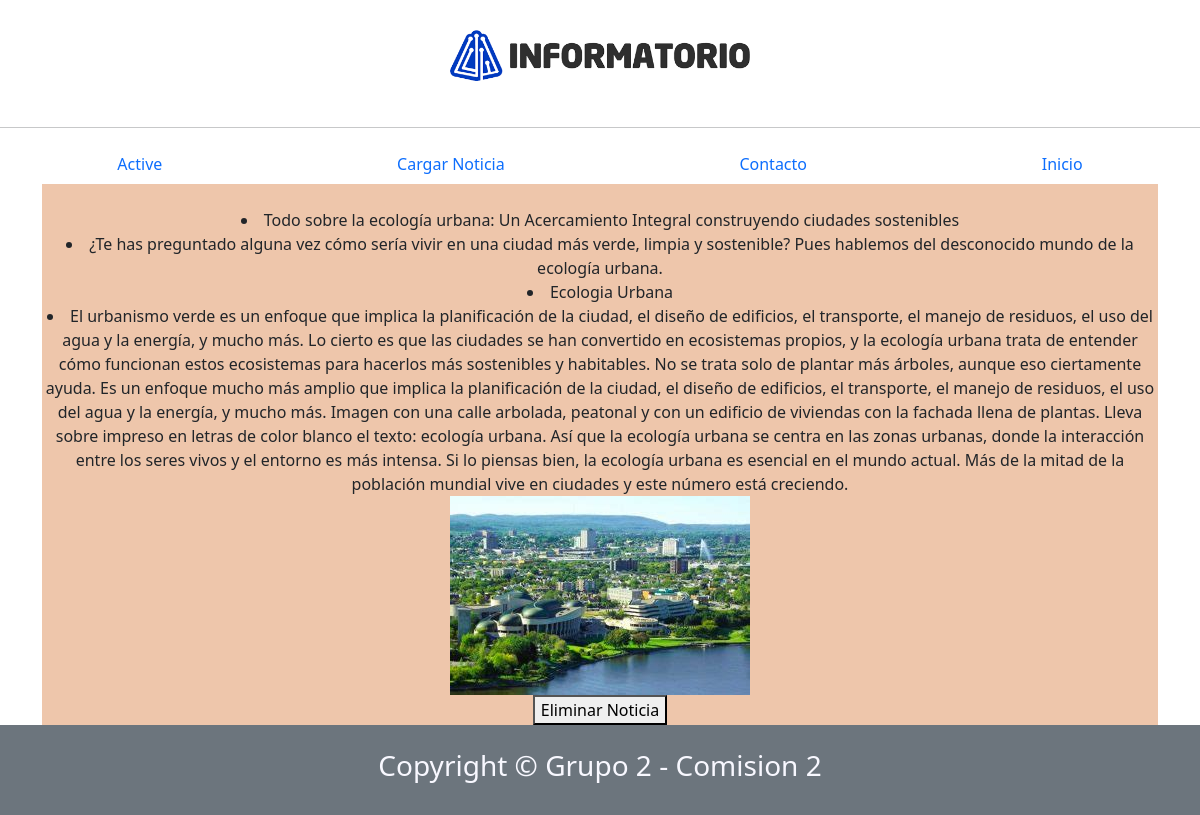
The app's page /articulos/30/ with its own data.
### apps/articulos/models.py (models this page shows, shortened)
class Articulo(models.Model):
    titulo = models.CharField(max_length=250, null=False)
    subtitulo = models.CharField(max_length=600, null=True, blank=True)
    fecha_actualiz = models.DateTimeField(auto_now_add=True)
    publicado = models.BooleanField(null= False, default=False)
    contenido = models.TextField(null=False)
    activo = models.BooleanField(default=True)
    categoria = models.ForeignKey(Categoria, on_delete=models.SET_NULL, null=True, blank=True)
    imagen = models.ImageField(null=True, blank=True, upload_to='img/', default='img/post_default.jpeg')
    fecha_creacion = models.DateTimeField(default=timezone.now)
    etiqueta = models.ForeignKey(Etiqueta,on_delete=models.SET_NULL, null=True, blank=True)
    class Meta:
        ordering = ('-fecha_creacion',)

class Categoria(models.Model):
    nombre = models.CharField(max_length=200, null=False, unique=True)
    activo = models.BooleanField(default=True)
    creacion = models.DateTimeField(auto_now_add=True)
    actualizacion = models.DateTimeField(default=timezone.now)
    class Meta:
        ordering = ('-nombre',)
    def __str__(self):
        return self.nombre

### apps/articulos/views.py (the view)
# urls.py: path('articulos/<int:id>/', PostDetailView.as_view(), name='articulo_ind'),
class PostDetailView(DetailView):
    model = Articulo
    template_name = 'articulos/articulo_ind.html'
    context_object_name = 'articulos'
    pk_url_kwarg = 'id'
    queryset = Articulo.objects.all()

### templates/articulos/articulo_ind.html
{% extends 'base.html' %}
{% block contenido %}
    <center>
        <br>
        <li>{{ articulos.titulo }}</li>
        <li>{{ articulos.subtitulo }}</li>
        <li>{{ articulos.categoria }}</li>
        <li>{{ articulos.contenido }}</li>
        <img src="{{ articulos.imagen.url }}" alt="">
        <br>
        <a id="boton_post" href="{% url 'apps.posts:delete_post' id=articulo_ind.id %}">
            <button>Eliminar Noticia</button>
        </a>
    </center>
{% endblock %}

### records on screen
Articulo: titulo "Todo sobre la ecología urbana: Un Acercamiento Integral construyendo ciudades sostenibles", subtitulo "¿Te has preguntado alguna vez cómo sería vivir en una ciudad más verde, limpia y sostenible? Pues hablemos del desconocido mundo de la ecología urbana.", categoria "Ecologia Urbana", contenido "El urbanismo verde es un enfoque que implica la planificación de la ciudad, el diseño de edificios, el transporte, el manejo de residuos, el uso del agua y la energía, y mucho más. Lo cierto es que las ciudades se han convertido en ecosistemas propios, y la ecología urbana trata de entender cómo funcionan estos ecosistemas para hacerlos más sostenibles y habitables. No se trata solo de plantar más árboles, aunque eso ciertamente ayuda. Es un enfoque mucho más amplio que implica la planificación de la ciudad, el diseño de edificios, el transporte, el manejo de residuos, el uso del agua y la energía, y mucho más. Imagen con una calle arbolada, peatonal y con un edificio de viviendas con la…", imagen (picture)
